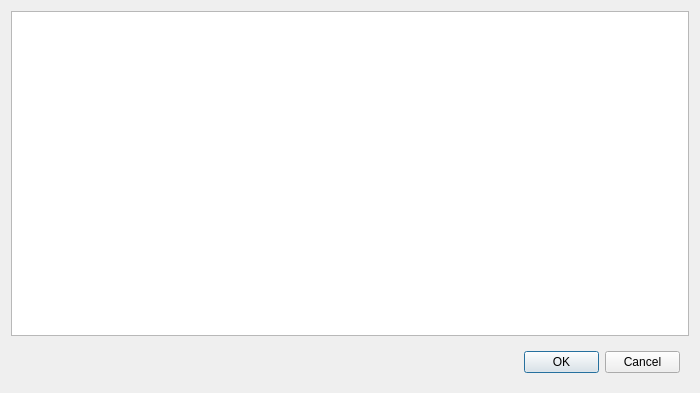
<?xml version="1.0" encoding="UTF-8"?>
<ui version="4.0">
 <class>DiscTypeDistributionDialog</class>
 <widget class="QDialog" name="DiscTypeDistributionDialog">
  <property name="windowModality">
   <enum>Qt::WindowModality::ApplicationModal</enum>
  </property>
  <property name="geometry">
   <rect>
    <x>0</x>
    <y>0</y>
    <width>700</width>
    <height>393</height>
   </rect>
  </property>
  <property name="windowTitle">
   <string>Disc type distribution</string>
  </property>
  <property name="modal">
   <bool>true</bool>
  </property>
  <layout class="QVBoxLayout" name="verticalLayout">
   <item>
    <widget class="QTableView" name="discTypeDistributionTableView"/>
   </item>
   <item alignment="Qt::AlignmentFlag::AlignRight">
    <widget class="QWidget" name="widget_2" native="true">
     <layout class="QHBoxLayout" name="horizontalLayout_2">
      <item>
       <widget class="QPushButton" name="okPushButton">
        <property name="maximumSize">
         <size>
          <width>75</width>
          <height>16777215</height>
         </size>
        </property>
        <property name="text">
         <string>OK</string>
        </property>
       </widget>
      </item>
      <item>
       <widget class="QPushButton" name="cancelPushButton">
        <property name="maximumSize">
         <size>
          <width>75</width>
          <height>16777215</height>
         </size>
        </property>
        <property name="text">
         <string>Cancel</string>
        </property>
       </widget>
      </item>
     </layout>
    </widget>
   </item>
  </layout>
 </widget>
 <resources/>
 <connections/>
</ui>
